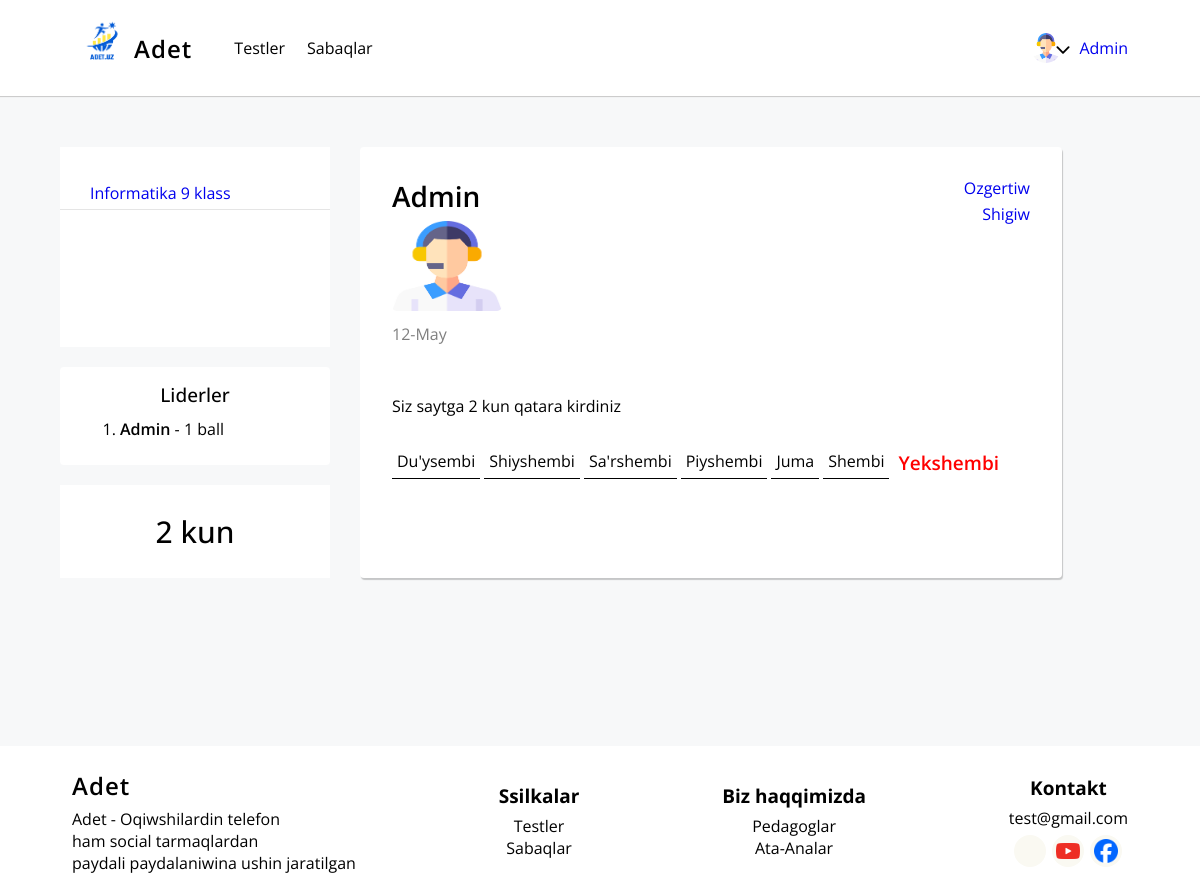
The page /users/profile/ (signed in) on the database its author committed.
### users/models.py (models this page shows, shortened)
class Profile(models.Model):
    user = models.OneToOneField(to=User, on_delete=models.CASCADE, null=True, blank=True)
    photo = models.ImageField(upload_to='user-photos/',
        validators=[FileExtensionValidator(allowed_extensions=['jpg', 'png'])],
        blank=True,
        null=True)
    klass = models.PositiveIntegerField(null=True, blank=True, choices=[(i, i) for i in range(1, 12)])
    class Meta:
        verbose_name = 'Profildi '
        verbose_name_plural = 'Profiller '

### training/models.py (models this page shows, shortened)
class Language(models.Model):
    subject = models.CharField('kurs tili', max_length=250)
    subject_slug = models.SlugField('kurs url',max_length=250)
    klass = models.IntegerField(null=True, blank=True, choices=[(i, i) for i in range(1, 12)])
    class Meta:
        verbose_name = 'kurs tilin '
        verbose_name_plural = 'kurs tilleri'

### quizes/models.py (models this page shows, shortened)
class TestResult(models.Model):
    user = models.ForeignKey(User, on_delete=models.CASCADE)
    test_date = models.DateField(auto_now_add=True)
    score = models.IntegerField(blank=True, null=True)
    lesson = models.ForeignKey(Lesson, on_delete=models.CASCADE, verbose_name="Урок", null=True, blank=True)
    class Meta:
        verbose_name = 'test sigariwshini '
        verbose_name_plural = 'test shigariwshilar'

### users/views.py (the view)
# urls.py: path('profile/', user_daily_visits, name='profile'),
@login_required
def user_daily_visits(request):
    user = request.user
    today = timezone.now().date()
    if not DailyVisit.objects.filter(user=user, date_visited=today).exists():
        DailyVisit.objects.create(user=user, date_visited=today)
    consecutive_days = DailyVisit.objects.filter(user=user, date_visited__lte=today).count()
    user_klass = Profile.objects.get(user=request.user)
    subjects = Language.objects.filter(klass=user_klass.klass)
    leaderboard = TestResult.objects.order_by('-score')[:10]
    current_weekday = today.weekday()
    context = {
        'consecutive_days': consecutive_days,
        'current_weekday': current_weekday,
        'leaderboard': leaderboard,
        'subjects': subjects
    }
    return render(request, 'users/profile.html', context)

### users/templates/users/profile.html (shortened to what this page needs)
{% extends 'base.html' %}
{% load static %}
{% block css %}
    <link rel="stylesheet" href="{% static 'css/profile.css' %}">
{% endblock %}
{% block content %}
    <div class="user-profile">
        <div class="user-profile-name">
            <div class="profile_info">
                <h1>{{ user.username }}</h1>
                {% if request.user.profile.photo %}
                    <img class="image-profile" src="{{ user.profile.photo.url }}" alt="">
                {% else %}
                    <img src="{% static 'assets/personsvg' %}" alt="">
                {% endif %}
                <p>{{ user.date_joined| date:'j-F' }}</p>
            </div>
            <div class="profile_settings">
                <p><a href="{% url 'edit' %}">Ozgertiw</a></p>
                <a href="{% url 'sign_out' %}">Shigiw</a>
            </div>
        </div>
        <p class="command">Siz saytga {{ consecutive_days }} kun qatara kirdiniz</p>
        <div class="week">
            <p class="{% if current_weekday == 0 %}monday {% endif %}">Du'ysembi</p>
            <p class="{% if current_weekday == 1 %}tuesday{% endif %}">Shiyshembi</p>
            <p class="{% if current_weekday == 2 %}wednesday{% endif %}">Sa'rshembi</p>
            <p class=" {% if current_weekday == 3 %}thursday{% endif %}">Piyshembi</p>
            <p class="{% if current_weekday == 4 %}friday{% endif %}">Juma</p>
            <p class="{% if current_weekday == 5 %}saturday{% endif %}">Shembi</p>
            <p class="{% if current_weekday == 6 %}sunday{% endif %}">Yekshembi</p>
        </div>
    </div>
{% endblock %}

### templates/base.html (shortened to what this page needs)
{% load static %}
<!DOCTYPE html>
<html lang="en">
<head>
    <link rel="stylesheet" href="{% static 'styles/base.css' %}">
    <link rel="stylesheet" href="{% static 'css/base.css' %}">
    {% block css %}
    {% endblock %}
</head>
<body>
    <header class="header">
        <div class="header-left">
            <div class="logo">
                <a href="{% url 'home' %}">
                    <img src="{% static 'assets/2.png' %}" alt="logo">
                    <span>Adet</span>
                </a>
            </div>
            <ul class="header-left-menu" id="header-menu">
                <li class="header-menu__item">
                    <a class="header-menu-link" href="{% url 'quizes' %}">Testler</a>
                </li>
                <li class="header-menu__item">
                    <a class="header-menu-link" href="{% url 'home' %}">Sabaqlar</a>
                </li>
            </ul>
        </div>
        <div class="header-right">
            {% if request.user.is_authenticated %}
                <button id="profile" class="profile" type="button">
                    {% if user.profile.photo %}
                        <img class="image-profile" src="{{ user.profile.photo.url }}" alt="">
                    {% else %}
                        <img class="image-profile" src="{% static 'assets/person.svg' %}" alt="">
                    {% endif %}
                    <img id="chevron-down" class="chevron-down" src="{% static 'assets/chevron-down.svg' %}" alt="">
                </button>
            {% else %}
                <button class="btn btn-register"><a href="{% url 'sign_up' %}">Registraciya</a></button>
                <button class="btn btn-login"><a href="{% url 'sign_in' %}">Kiriw</a></button>
            {% endif %}
            {% if request.user.is_superuser %}
                <a href="#">Admin</a>
            {% endif %}
        </div>
    </header>
    <div class="container">
        <div class="grid-content">
            <aside class="sidebar">
                    <div class="categories">
                        {% if request.user.is_authenticated %}
                            {% for language in subjects %}
                                <a href="{% url 'lessons' language.subject_slug %}">{{ language.subject }}</a>
                                <div class="border"></div>
                            {% endfor %}
                        {% else %}
                            {% for language in languages %}
                                <a href="{% url 'lessons' language.subject_slug %}">{{ language.subject }}</a>
                                <div class="border"></div>
                            {% endfor %}
                        {% endif %}
                    </div>
                    <div class="rating">
                        {% include 'quizes/leaderboard.html' %}
                    </div>
                    {% if request.user.is_authenticated %}
                        <div class="daily_visit">
                            <p class="command">{{ consecutive_days }} kun</p>
                        </div>
                    {% endif %}
            </aside>
            <main class="content">
                {% block content %}{% endblock %}
            </main>
        </div>
    </div>
    <footer class="footer">
        <div class="logo">
            <a href="{% url 'home' %}"><span>Adet</span></a>
            <p>Adet - Oqiwshilardin telefon<br/> ham social tarmaqlardan<br/> paydali paydalaniwina ushin jaratilgan</p>
        </div>
        <div class="footer-menu">
            <h3>Ssilkalar</h3>
            <ul class="menu">
                <li class="footer-menu__item">
                    <a class="header-menu-link" href="{% url 'quizes' %}">Testler</a>
                </li>
                <li class="footer-menu__item">
                    <a class="header-menu-link" href="{% url 'home' %}">Sabaqlar</a>
                </li>
            </ul>
        </div>
        <div class="about">
            <h2>Biz haqqimizda</h2>
            <ul class="menu">
                <li class="footer-menu__item">
                    <a class="header-menu-link" href="{% url 'teachers' %}">Pedagoglar</a>
                </li>
                <li class="footer-menu__item">
                    <a class="header-menu-link" href="{% url 'parents' %}">Ata-Analar</a>
                </li>
            </ul>
        </div>
        <div class="contacts">
            <h3>Kontakt</h3>
            <p>test@gmail.com</p>
            <div class="social-links">
                <a href="#"><img src="{% static 'assets/telegram.svg' %}" width="24px" alt=""></a>
                <a href="#"><img src="{% static 'assets/youtube.png' %}" width="24px" alt=""></a>
                <a href="#"><img src="{% static 'assets/facebook.jpg' %}" width="24px" alt=""></a>
            </div>
        </div>
    </footer>
</body>
</html>

### quizes/templates/quizes/leaderboard.html (shortened to what this page needs)
<!DOCTYPE html>
<html>
<head>
</head>
<body>
    <div class="leaderboard">
        <h1>Liderler</h1>
        <ol>
            {% if leaderboard %}
                {% for result in leaderboard %}
                    <li><span class="username">{{ result.user.username }}</span> - {{ result.score }} ball</li>
                {% endfor %}
            {% else %}
                <h3>Lider joq!</h3>
            {% endif %}
        </ol>
    </div>
</body>
</html>

### static/css/base.css (style rules this page uses)
* { margin: 0; padding: 0; box-sizing: border-box; font-family: "Open Sans", sans-serif; }
a { text-decoration: none; }
body { background-color: #f7f8f9; }
.header { display: flex; position: sticky; top: 0; width: 100%; justify-content: space-between; padding: 18px 6%; align-items: center; background-color: white; border-bottom: 1px solid rgba(0, 0, 0, 0.2); box-shadow: 0 0.1px rgba(0, 0, 0, 0.2); }
.header .header-left { display: flex; gap: 42px; align-items: center; }
.logo a { display: flex; gap: 2px; align-items: center; }
.logo a span { color: black; letter-spacing: 1.05px; font-size: 24px; font-weight: 600; }
.logo a img { display: flex; justify-content: center; align-items: center; width: 60px; }
.header-left-menu { list-style: none; display: flex; gap: 22px; z-index: 1000; }
.header-left-menu .header-menu__item a { color: black; font-size: 16px; font-weight: 400; }
.header .header-right { display: flex; align-items: center; gap: 12px; }
.header-right .profile { outline: none; border: none; background-color: transparent; width: 42px; height: 42px; position: relative; display: flex; justify-content: center; align-items: center; border-radius: 50%; border: 0.5px solid transparent; }
.profile .image-profile { width: 30px; height: 30px; border-radius: 50%; }
.profile .chevron-down { width: 20px; position: absolute; top: 12px; right: -7px; transition: 0.3s all ease-out; }
.container { width: 70%; margin: 0 auto; margin-top: 50px; }
.grid-content { display: grid; grid-template-columns: 25% 65%; column-gap: 30px; }
.sidebar .categories { background-color: white; display: flex; flex-direction: column; align-items: flex-start; height: 25vh; overflow-y: auto; padding: 35px 0; }
.sidebar { display: flex; border-radius: 4px; flex-direction: column; gap: 20px; }
.sidebar .rating { background-color: white; border-radius: 4px; width: 100%; overflow-y: auto; }
.rating .leaderboard { padding: 15px 30px; }
.leaderboard h1 { font-size: 19px; margin-bottom: 10px; text-align: center; font-weight: 500; }
.leaderboard ol { align-items: flex-start; display: flex; flex-direction: column; gap: 10px; padding-left: 30px; padding-bottom: 10px; }
.leaderboard ol li .username { color: black; font-weight: 600; }
.categories a { margin-bottom: 5px; padding: 0 30px; }
.categories .border { border-bottom: 1.2px solid rgba(0, 0, 0, 0.1); width: 100%; margin-bottom: 12px; padding: 0 30px; }
.daily_visit { background-color: white; padding: 26px 30px; }
.daily_visit .command { text-align: center; font-size: 30px; font-weight: 500; }
.grid-content .content { box-shadow: 1px 2px 1px rgba(0, 0, 0, 0.2); border-radius: 4px; background-color: white; }
.footer { display: flex; width: 100%; background-color: white; margin-top: 21vh; height: 150px; justify-content: space-between; padding: 18px 6%; flex-wrap: wrap; align-items: center; gap: 24px; }
.footer .logo a { font-size: 20px; }
.footer .logo { display: flex; gap: 6px; flex-direction: column; }
.footer-menu { display: flex; flex-direction: column; align-items: center; gap: 6px; }
.footer-menu h3 { font-size: 19px; }
.footer-menu .menu { display: flex; list-style: none; flex-direction: column; align-items: center; }
.footer-menu .menu a { color: black; }
.about { display: flex; flex-direction: column; align-items: center; gap: 6px; }
.about h2 { font-size: 19px; }
.about .menu a { color: black; }
.about .menu { display: flex; list-style: none; flex-direction: column; align-items: center; }
.contacts { display: flex; flex-direction: column; gap: 6px; align-items: center; }
.contacts h3 { font-size: 19px; }
.contacts .social-links { display: flex; gap: 6px; }
.social-links a { background-color: #faf9f2; width: 32px; height: 32px; display: flex; justify-content: center; align-items: center; border-radius: 50%; }
@media screen and (max-width: 1235px) { .container { width: 90%; } }

### rows shown on the page
Language: subject "Informatika 9 klass"
TestResult: user.username "Admin", score "1"

### other values the page prints
{{ consecutive_days }} "2"
{{ user.username }} "Admin"
{{ user.date_joined| date:'j-F' }} "12-May"
